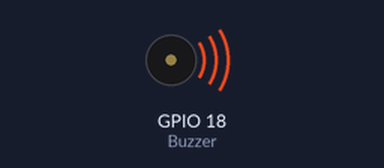
Bench run of a program on a simulated Raspberry Pi (BCM pin numbers). Parts: buzzer (waves = sounding). What the program prints to the terminal is not drawn.

Above: at 0.7 s.
At 24.12 s:
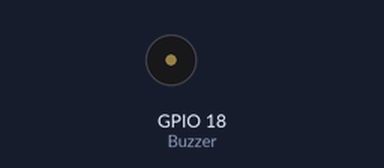
Timing chart, 0 to 24.4 s (numbered marks = the images above):
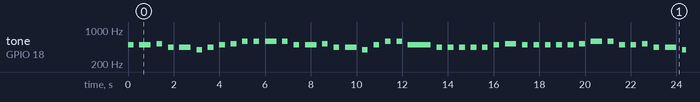

Measured:
- by itself, tone on GPIO 18 (Buzzer): plays 495 Hz for 0.25 s, 495 Hz for 0.50 s, 525 Hz for 0.25 s, 441 Hz for 0.25 s, 441 Hz for 0.50 s, 393 Hz for 0.25 s … (175 notes in this stretch)

The program:

littlebee.py
```python
import RPi.GPIO as GPIO
import time

Buzzer = 18

# 小蜜蜂音樂樂譜和節拍
#          do   re   mi   fa   so   la   ci
# CM = [ 0, 262, 294, 330, 350, 393, 441, 495 ] #中
# CM = [0, 525, 589, 661, 700, 786, 882, 990] #高
CM = [0, 525, 589, 330, 350, 393, 441, 495] #混合

song_1 = [ CM[2], CM[7], CM[7], CM[1], CM[6], CM[6], CM[5], CM[6], CM[7], CM[1], CM[2], CM[2], CM[2],
CM[2], CM[7], CM[7], CM[1], CM[6], CM[6], CM[5], CM[7], CM[2], CM[2], CM[7],
CM[6], CM[6], CM[6], CM[6], CM[6], CM[7], CM[1], CM[7], CM[7], CM[7], CM[7], CM[7], CM[1], CM[2],
CM[2], CM[7], CM[7], CM[1], CM[6], CM[6], CM[5], CM[7], CM[2], CM[2], CM[5]]
# beat_1 = [ 2, 2, 4, 2, 2, 4, 2, 2, 2, 2, 2, 2, 4,
# 2, 2, 4, 2, 2, 4, 2, 2, 2, 2, 8,
# 2, 2, 2, 2, 2, 2, 4, 2, 2, 2, 2, 2, 2, 4,
# 2, 2, 4, 2, 2, 4, 2, 2, 2, 2, 8]
beat_1 = [ 1, 1, 2, 1, 1, 2, 1, 1, 1, 1, 1, 1, 2,
 1, 1, 2, 1, 1, 2, 1, 1, 1, 1, 4,
 1, 1, 1, 1, 1, 1, 2, 1, 1, 1, 1, 1, 1, 2,
 1, 1, 1, 1, 1, 2, 1, 1, 1, 1, 4]

def setup():
    GPIO.setwarnings(False)
    GPIO.setmode(GPIO.BCM)
    GPIO.setup(Buzzer, GPIO.OUT)
    global Buzz
    Buzz = GPIO.PWM(Buzzer, 440)
    Buzz.start(50)

def loop():
    while True:
        print('\nPlaying song 1...')
        for i in range(1, len(song_1)):
            Buzz.start(50)
            Buzz.ChangeFrequency(song_1[i])
            time.sleep(beat_1[i] * 0.25)
            Buzz.stop()
            time.sleep(0.25)
        time.sleep(10)


def destroy():
    Buzz.stop()
    GPIO.output(Buzzer, 1)
    GPIO.cleanup()

if __name__ == '__main__':
    setup()
    try:
        loop()
    except KeyboardInterrupt:
        destroy()
```
